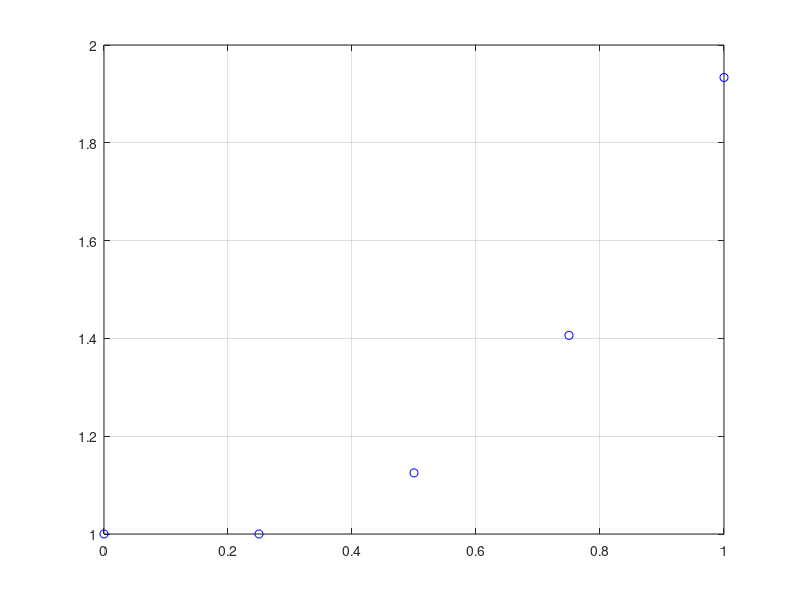

Source code (MATLAB):
function euler_adelante

    dt = 0.25;
    N = 1 / dt;
    f = @(t,y) 2*t*y;

    t(1)=0;
    u(1)=1;
    for k=2: N + 1
        t(k) = t(k-1) + dt;
        u(k) = u(k-1) + dt*f(t(k-1),u(k-1));
        % fprintf("%d: t=%f, u=%f \n",k,t(k),u(k));
    endfor

    figure(1)
    plot(t,u,'ob')
    grid on

endfunction
